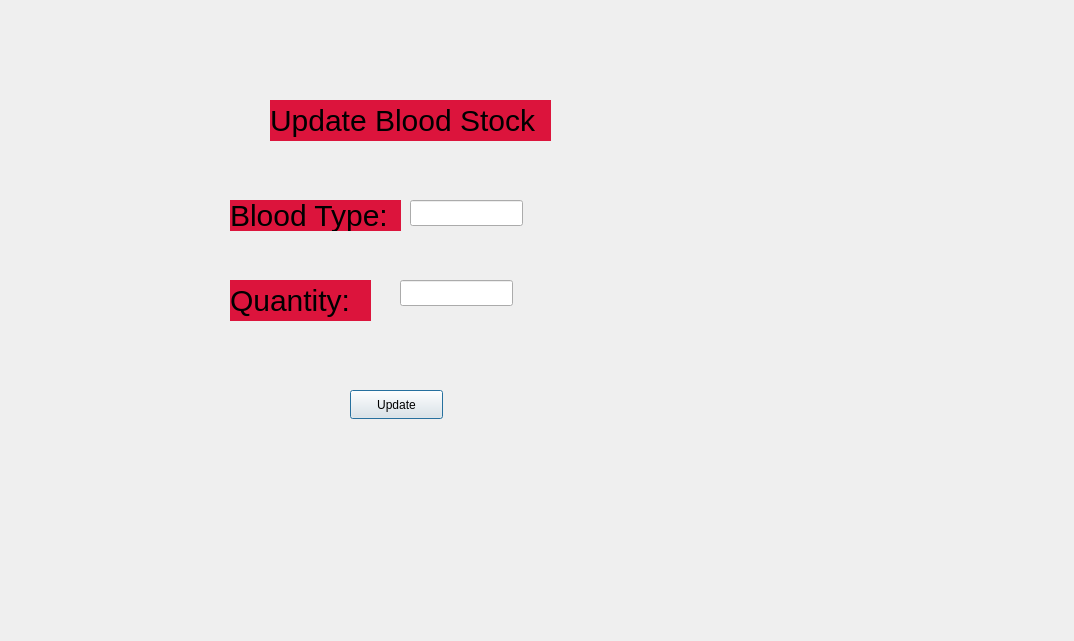
<?xml version="1.0" encoding="UTF-8"?>
<ui version="4.0">
 <class>updatebloodstockdialog</class>
 <widget class="QDialog" name="updatebloodstockdialog">
  <property name="geometry">
   <rect>
    <x>0</x>
    <y>0</y>
    <width>1074</width>
    <height>641</height>
   </rect>
  </property>
  <property name="windowTitle">
   <string>Dialog</string>
  </property>
  <property name="styleSheet">
   <string notr="true">QLabel{
font-size:30px;
background: crimson;
color: black;
}</string>
  </property>
  <widget class="QPushButton" name="pushButton">
   <property name="geometry">
    <rect>
     <x>350</x>
     <y>390</y>
     <width>93</width>
     <height>29</height>
    </rect>
   </property>
   <property name="text">
    <string>Update</string>
   </property>
  </widget>
  <widget class="QLineEdit" name="lineEdit">
   <property name="geometry">
    <rect>
     <x>410</x>
     <y>200</y>
     <width>113</width>
     <height>26</height>
    </rect>
   </property>
  </widget>
  <widget class="QLineEdit" name="lineEdit_2">
   <property name="geometry">
    <rect>
     <x>400</x>
     <y>280</y>
     <width>113</width>
     <height>26</height>
    </rect>
   </property>
  </widget>
  <widget class="QLabel" name="label">
   <property name="geometry">
    <rect>
     <x>230</x>
     <y>200</y>
     <width>171</width>
     <height>31</height>
    </rect>
   </property>
   <property name="text">
    <string>Blood Type:</string>
   </property>
  </widget>
  <widget class="QLabel" name="label_2">
   <property name="geometry">
    <rect>
     <x>230</x>
     <y>280</y>
     <width>141</width>
     <height>41</height>
    </rect>
   </property>
   <property name="text">
    <string>Quantity:</string>
   </property>
  </widget>
  <widget class="QLabel" name="label_3">
   <property name="geometry">
    <rect>
     <x>270</x>
     <y>100</y>
     <width>281</width>
     <height>41</height>
    </rect>
   </property>
   <property name="text">
    <string>Update Blood Stock</string>
   </property>
  </widget>
 </widget>
 <resources/>
 <connections/>
</ui>
